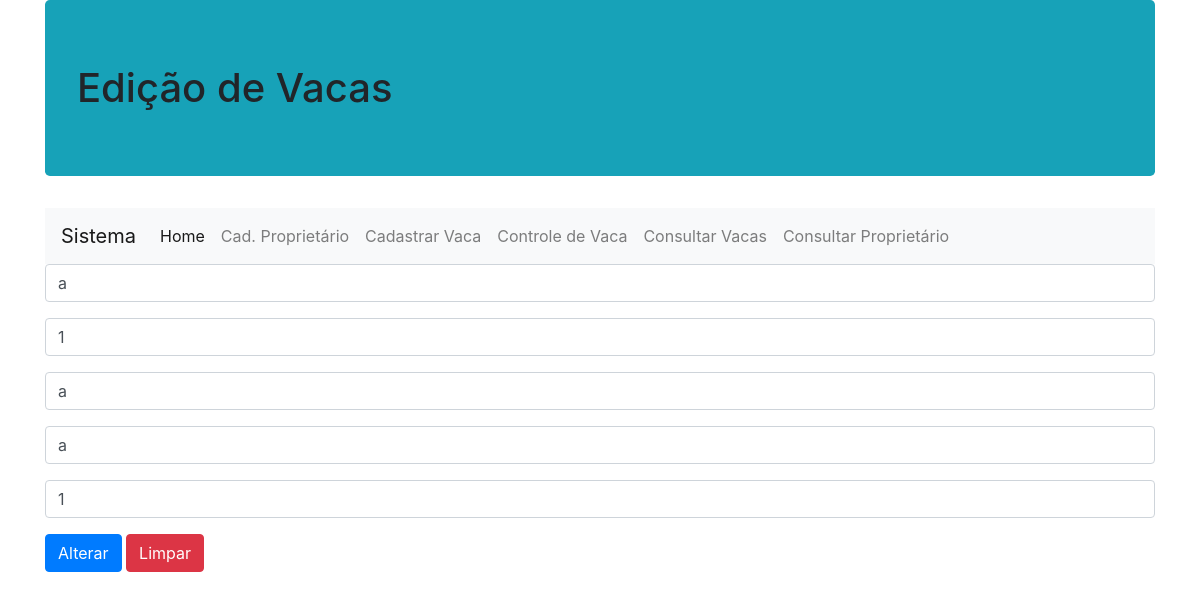
Page /alterar-vaca.php?id=1 on the committed database.
### tables this page shows
CREATE TABLE `vaca` (
  `idVaca` int(11) NOT NULL,
  `nAnimal` varchar(100) NOT NULL,
  `nDeFerro` int(11) NOT NULL,
  `raca` varchar(100) NOT NULL,
  `pelagem` varchar(100) NOT NULL,
  `idade` int(11) NOT NULL
);

### dao/conexaobanco.class.php (called while the page is built, shortened)
<?php
class ConexaoBanco extends PDO {
  private static $instance = null;
  public static function getInstance(){
    try{
      if(!isset(self::$instance)){
        self::$instance = new
        ConexaoBanco("mysql:dbname=fazenda;host=localhost","root","");
      }
      return self::$instance;
    }catch(PDOException $e){
      echo "Erro ao cadastrar no banco! ".$e;
    }
  }
}

### dao/vacadao.class.php (called while the page is built, shortened)
<?php
require 'conexaobanco.class.php';
class VacaDAO{
  private $conexao = null;
  public function __construct(){
    $this->conexao = ConexaoBanco::getInstance();
  }
  public function filtrar($pesquisa, $filtro){
    $query="";
    switch ($filtro) {
      case 'codigo': $query = "where idvaca=".$pesquisa;
      break;
    }
     $stat = $this->conexao->query("select * from vaca {$query}");
     $array = $stat->fetchAll(PDO::FETCH_CLASS, 'Vaca');
     return $array;
  }
}

### modelo/vaca.class.php (called while the page is built, shortened)
<?php
class Vaca{
  public function __get($a){return $this->$a;}
}

### alterar-vaca.php (the view, shortened to what this page needs)
<?php
if(isset($_GET['id'])){
  include_once "dao/vacadao.class.php";
  include_once "modelo/vaca.class.php";
  $v = new vacaDAO();
  $array = $v->filtrar($_GET['id'],"codigo");
  $v = $array[0];
}else{
  header("location:consultar-vaca.php");
}
?>
<!DOCTYPE html>
<html lang="pt-br">
<head>
  <link href="vendor/twbs/bootstrap/dist/css/bootstrap.min.css" rel="stylesheet"/>
</head>
  <body>
      <div class="container">
        <h1 class="jumbotron bg-info">Edição de Vacas</h1>
        <nav class="navbar navbar-expand-lg navbar-light bg-light">
          <a class="navbar-brand" href="#">Sistema</a>
          <div class="collapse navbar-collapse" id="navbarNav">
            <ul class="navbar-nav">
              <li class="nav-item active">
                <a class="nav-link" href="index.php">Home</a>
              </li>
              <li class="nav-item">
                <a class="nav-link" href="cadastro-proprietario.php">Cad. Proprietário <span class="sr-only">(current)</span></a>
              </li>
              <li class="nav-item">
                <a class="nav-link" href="cadastro-vaca.php">Cadastrar Vaca</a>
              </li>
              <li class="nav-item">
                <a class="nav-link" href="tabela-vaca.php">Controle de Vaca</a>
              </li>
              <li class="nav-item">
                <a class="nav-link" href="consultar-vaca.php">Consultar Vacas</a>
              </li>
              <li class="nav-item">
                <a class="nav-link" href="consultar-proprietario.php">Consultar Proprietário</a>
              </li>
            </ul>
          </div>
        </nav>
        <form name="cadvaca" method="post" action="">
          <div class="form-group">
            <input type="text" name="txtnanimal" placeholder="Nome do animal" class="form-control" value="<?php if(isset($v)){ echo $v->nAnimal; } ?>">
          </div>
          <div class="form-group">
            <input type="text" name="txtndeferro" placeholder="N° do ferro" class="form-control" value="<?php if(isset($v)){ echo $v->nDeFerro; } ?>">
          </div>
          <div class="form-group">
            <input type="text" name="txtraca" placeholder="Raça" class="form-control" value="<?php if(isset($v)){ echo $v->raca; } ?>">
          </div>
          <div class="form-group">
            <input type="text" name="txtpelagem" placeholder="Pelagem" class="form-control" value="<?php if(isset($v)){ echo $v->pelagem; } ?>">
          </div>
          <div class="form-group">
            <input type="number" name="txtidade" placeholder="Idade" class="form-control" value="<?php if(isset($v)){ echo $v->idade; } ?>">
          </div>
          <div class="form-group">
            <input type="submit" name="alterar" value="Alterar" class="btn btn-primary">
            <input type="reset" name="Limpar" value="Limpar" class="btn btn-danger">
          </div>
        </form>
      </div>
  </body>
</html>

### rows in the picture
vaca: txtnanimal "a", txtndeferro "1", txtraca "a", txtpelagem "a", txtidade "1"
